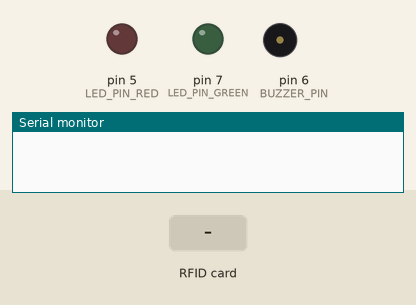
A sketch run on a simulated Arduino Uno, built with avr-gcc and run on an emulated ATmega328P. On the bench: output pins drawn as LEDs (lit = HIGH), buzzer (waves = sounding), the last lines printed to the serial monitor. The inputs (shaded band) are chosen by the test bench. Pins used as bus, display or sensor lines are not drawn.

Above: at 1.2 s.
1.3 s: RFID card B7 FA BC 60 held to the reader
At 2.3 s:
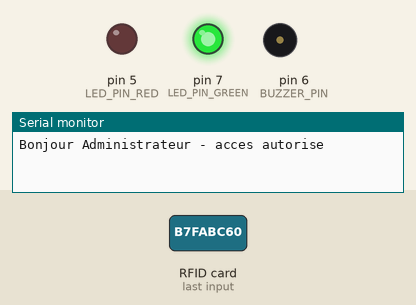
4.0 s: RFID card 3C BD B2 F4 held to the reader
At 4.21 s:
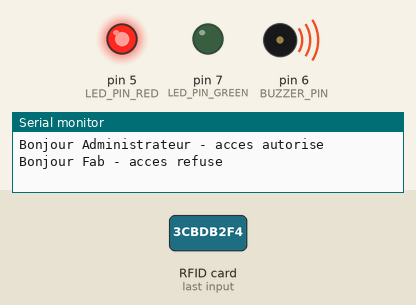
6.0 s: RFID card AC 60 B3 F4 held to the reader
At 6.46 s:
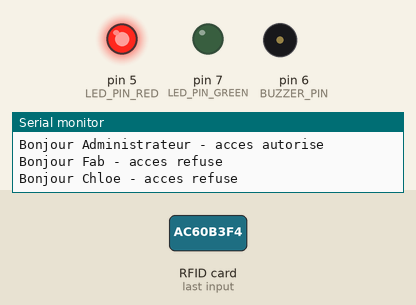
Timing chart, 0 to 9.0 s (numbered marks = the images above; inputs shaded):
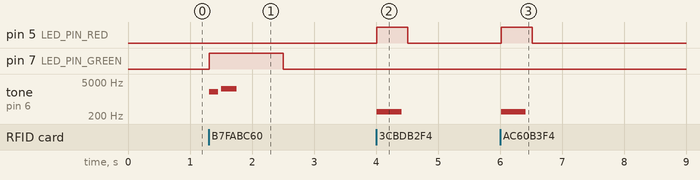

Measured:
- after the input at 1.3 s, pin 7 (LED_PIN_GREEN): LOW → HIGH at once, → LOW 1.2 s later; tone on pin 6 (BUZZER_PIN): silent → 2000 Hz at once, → silent 0.15 s later, → 2600 Hz 0.05 s later, → silent 0.25 s later
- after the input at 4.0 s, pin 5 (LED_PIN_RED): LOW → HIGH at once, → LOW 0.50 s later; tone on pin 6 (BUZZER_PIN): silent → 300 Hz at once, → silent 0.40 s later
- after the input at 6.0 s, pin 5 (LED_PIN_RED): LOW → HIGH at once, → LOW 0.50 s later; tone on pin 6 (BUZZER_PIN): silent → 300 Hz at once, → silent 0.40 s later

The sketch:

rfid_buzzer_controle_acces.ino
```cpp
#include <SPI.h>
#include <MFRC522.h>

#define SS_PIN          10
#define RST_PIN         9
#define LED_PIN_GREEN   7
#define BUZZER_PIN      6
#define LED_PIN_RED     5

MFRC522 rfid(SS_PIN, RST_PIN);

enum Badge { INCONNU, ADMIN, FAB, CHLOE, PAPA };

const byte UID_BADGE1[] = {0xB7, 0xFA, 0xBC, 0x60};  // administrateur

const byte UID_FAB[]    = {0x3C, 0xBD, 0xB2, 0xF4};
const byte UID_CHLOE[]  = {0xAC, 0x60, 0xB3, 0xF4};
const byte UID_PAPA[]  = {0x42, 0xc0, 0x40, 0x3d};


bool uidEgal(const byte *ref, byte taille) {
  if (rfid.uid.size != taille) return false;
  for (byte i = 0; i < taille; i++) {
    if (rfid.uid.uidByte[i] != ref[i]) return false;
  }
  return true;
}

Badge identifierBadge() {
  if (uidEgal(UID_BADGE1, sizeof(UID_BADGE1))) return ADMIN;
  if (uidEgal(UID_FAB,    sizeof(UID_FAB)))    return FAB;
  if (uidEgal(UID_CHLOE,  sizeof(UID_CHLOE)))  return CHLOE;
  if (uidEgal(UID_PAPA,  sizeof(UID_PAPA)))  return PAPA;
  else  return INCONNU;
}

void accesAutorise() {
  digitalWrite(LED_PIN_GREEN, HIGH);
  tone(BUZZER_PIN, 2000, 150);
  delay(200);
  tone(BUZZER_PIN, 2600, 250);
  delay(1000);
  digitalWrite(LED_PIN_GREEN, LOW);
}

void accesRefuse() {
  digitalWrite(LED_PIN_RED, HIGH);
  tone(BUZZER_PIN, 300, 400);
  delay(500);
  digitalWrite(LED_PIN_RED, LOW);
}

void setup() {
  Serial.begin(115200);
  SPI.begin();
  rfid.PCD_Init();
  pinMode(LED_PIN_GREEN, OUTPUT);
  digitalWrite(LED_PIN_GREEN, LOW);
  pinMode(LED_PIN_RED, OUTPUT);
  digitalWrite(LED_PIN_RED, LOW);
}

void loop() {
  if (!rfid.PICC_IsNewCardPresent() || !rfid.PICC_ReadCardSerial()) return;

  switch (identifierBadge()) {
    case ADMIN:
      Serial.println("Bonjour Administrateur - acces autorise");
      accesAutorise();
      break;

    case FAB:
      Serial.println("Bonjour Fab - acces refuse");
      accesRefuse();
      break;

    case CHLOE:
      Serial.println("Bonjour Chloe - acces refuse");
      accesRefuse();
      break;

    case PAPA:
      Serial.println("Bonjour Jacques - acces autorise");
      accesAutorise();
      break;

    default:
      Serial.print("Badge inconnu, UID : ");
      for (byte i = 0; i < rfid.uid.size; i++) {
        Serial.print(rfid.uid.uidByte[i], HEX);
        Serial.print(' ');
      }
      Serial.println();
      accesRefuse();
      break;
  }

  rfid.PICC_HaltA();
}
```
